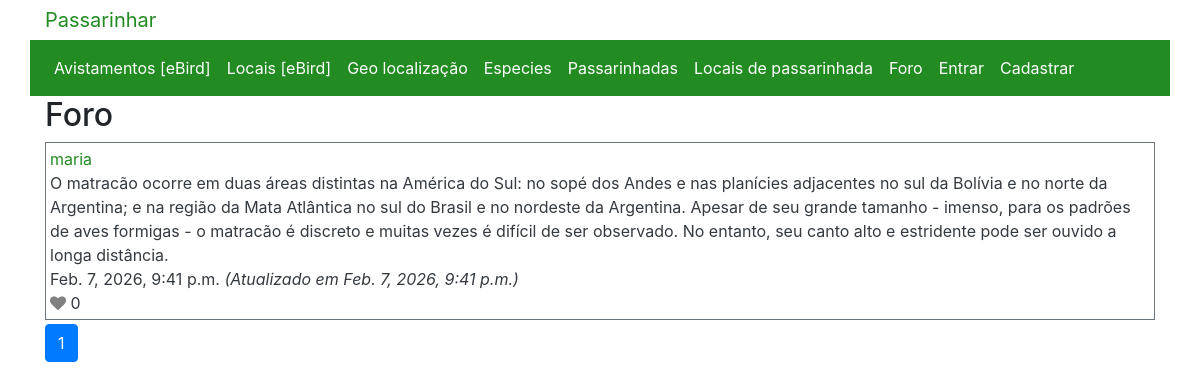
/foro, run on an earlier commit of the app's database.
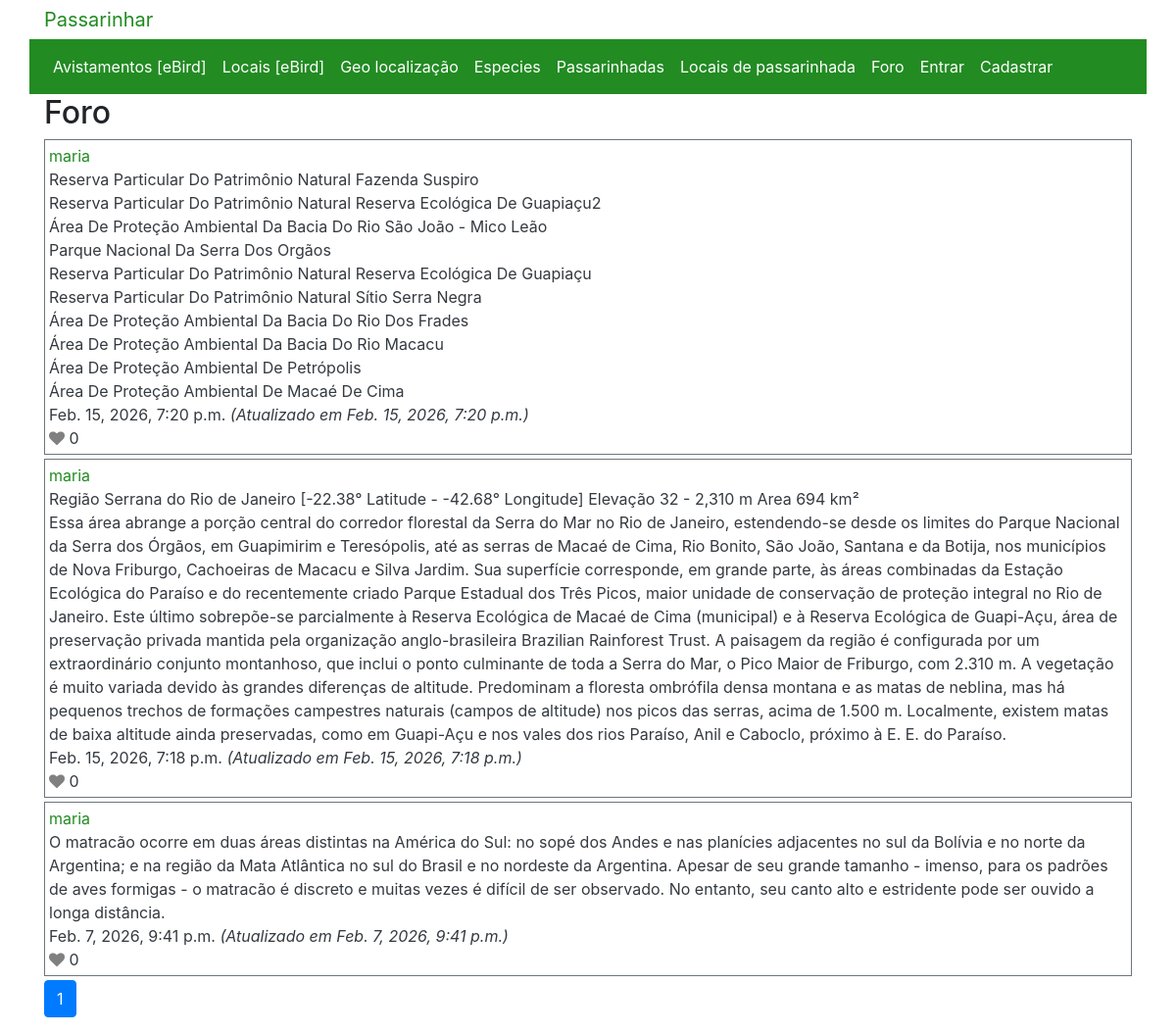
And on a later commit of the database.
### passarinhar/models.py (models this page shows, shortened)
class Post(models.Model):
    author = models.ForeignKey(WUser, on_delete=models.CASCADE, related_name="author")
    post_content = models.TextField(blank=True)
    likes = models.ManyToManyField(WUser, blank=True, related_name="likes")
    timestamp = models.DateTimeField(auto_now_add=True)
    updated_at = models.DateTimeField(auto_now=True)

class WUser(AbstractUser):
    favouritesList = models.ManyToManyField(Place, blank=True, related_name="userFavourite")

### passarinhar/views.py (the view)
# urls.py: path("foro", views.foro, name="foro"),
def foro(request):
    allposts = Post.objects.all()
    allposts = allposts.order_by("-timestamp").all()
    p = Paginator(allposts, 10)
    page_number = request.GET.get('page')
    page_obj = p.get_page(page_number)
    return render(request, "passarinhar/foro.html", {
        'title':"Foro",
        "page_name": 'foro',
        'page_obj':page_obj,
    })

### passarinhar/templates/passarinhar/foro.html (shortened to what this page needs)
{% extends "passarinhar/layout.html" %}
{% load static %}
{% block body %}
<h2 id="page-title">{{ title }}</h2>
<div id="posts-view">
    {% for post in page_obj %}
    <div class="p-1 my-1 bg-white text-dark border border-secondary">
        <div><a href="{% url 'passarinhar:profile' post.author.username %}">{{ post.author }}</a></div>
        <div id="{{post.id}}">
            <div>{{post.post_content|linebreaksbr}}</div>
        </div>
        <div id="timestamp">{{ post.timestamp }} <i>(Atualizado em {{ post.updated_at }})</i></div>
        <div id="like">
            {% if user != post.author %}
            <span id="like-btn{{post.id}}" class="like-button" data-id="{{post.id}}"><i id="like-icon{{post.id}}"
                    style="color:grey" class="fa fa-heart"></i></span>
            {% else %}
            <i id="like-icon{{post.id}}" style="color:grey" class="fa fa-heart"></i>
            {% endif %}
            <span id="like_count{{post.id}}" data-id="{{post.id}}">{{ post.likes.count }}</span>
        </div>
    </div>
    {% empty %}
    <div>*** Nenhum post***</div>
    {% endfor %}
</div>
<nav aria-label="Page navigation">
    <ul class="pagination">
        <li class="page-item  active" aria-current="page"><a class="page-link" href="?page={{ page_obj.number }}">
                {{page_obj.number}}</a></li>
    </ul>
</nav>
{% endblock %}

### passarinhar/templates/passarinhar/layout.html (shortened to what this page needs)
{% load static %}
<!DOCTYPE html>
<html lang="en">
<head>
    <link rel="stylesheet" href="https://stackpath.bootstrapcdn.com/bootstrap/4.4.1/css/bootstrap.min.css"
>
    <link rel="stylesheet" href="https://cdnjs.cloudflare.com/ajax/libs/font-awesome/4.7.0/css/font-awesome.min.css">
    <link rel="stylesheet" href="https://cdn.jsdelivr.net/npm/bootstrap-icons@1.13.1/font/bootstrap-icons.min.css">
    <link href="{% static 'passarinhar/styles.css' %}" rel="stylesheet">
</head>
<body>
    <div class="container">
        <a class="navbar-brand" href="{% url 'passarinhar:index' %}">Passarinhar</a>
    </div>
    <nav id="menu" class="container navbar navbar-expand-lg">
        <ul class="nav navbar-nav mr-auto">
            <li class="nav-item"><a class="nav-link" id="ebird-sights"
                    href="{% url 'passarinhar:recents'%}">Avistamentos [eBird]</a>
            </li>
            <li class="nav-item"><a class="nav-link" id="ebird-places" href="{% url 'passarinhar:locals'%}">Locais
                    [eBird]</a></li>
            <li class="nav-item"><a class="nav-link" id='geo-loc' href="{% url 'passarinhar:geo_view' %}">Geo
                    localização</a></li>
            <li class="nav-item"><a class="nav-link" id="all-spices"
                    href="{% url 'passarinhar:allspices' %}">Especies</a></li>
            <li class="nav-item"><a class="nav-link" id="all-sights"
                    href="{% url 'passarinhar:allsightings' %}">Passarinhadas</a></li>
            <li class="nav-item"><a class="nav-link" id="all-places" href="{% url 'passarinhar:allplaces' %}">Locais de
                    passarinhada</a>
            </li>
            <li class="nav-item"><a class="nav-link" id="allpost" href="{% url 'passarinhar:foro' %}">Foro</a></li>
            {% if user.is_authenticated %}
            <li class="nav-item"><a class="nav-link" id="user"
                    href="{% url 'passarinhar:profile' user.username %}">{{user.username}}</a></li>
            <li class="nav-item"><a class="nav-link" href="{% url 'passarinhar:logout' %}">Sair</a></li>
            {% else %}
            <li class="nav-item"><a class="nav-link" href="{% url 'passarinhar:login' %}">Entrar</a></li>
            <li class="nav-item"><a class="nav-link" href="{% url 'passarinhar:register' %}">Cadastrar</a></li>
            {% endif %}
        </ul>
    </nav>
    <div class="container body">
        {% block body %}
        {% endblock %}
    </div>
</body>
</html>

### passarinhar/static/passarinhar/styles.css (style rules this page uses)
#menu { background-repeat: repeat-x; background-color: forestgreen; }
#menu .nav>li>a { color: #fff; background-color: transparent; }
a { color: forestgreen; }

What changed in the data, as far as the page shows it:
added Post: author "maria", post_content "Reserva Particular Do Patrimônio Natural Fazenda Suspiro Reserva Particular Do Patrimônio Natural Reserva Ecológica De Guapiaçu2 Área De Proteção Ambiental Da Bacia Do Rio São João - Mico Leão Parque Nacional Da Serra Dos Orgãos Reserva Particular Do Patrimônio Natural Reserva Ecológica De Guapiaçu Reserva Particular Do Patrimônio Natural Sítio Serra Negra Área De Proteção Ambiental Da Bacia Do Rio Dos Frades Área De Proteção Ambiental Da Bacia Do Rio Macacu Área De Proteção Ambiental De Petrópolis Área De Proteção Ambiental De Macaé De Cima", timestamp "Feb. 15, 2026, 7:20 p.m.", updated_at "Feb. 15, 2026, 7:20 p.m.", likes.count "0"
added Post: author "maria", post_content "Região Serrana do Rio de Janeiro [-22.38° Latitude - -42.68° Longitude] Elevação 32 - 2,310 m Area 694 km² Essa área abrange a porção central do corredor florestal da Serra do Mar no Rio de Janeiro, estendendo-se desde os limites do Parque Nacional da Serra dos Órgãos, em Guapimirim e Teresópolis, até as serras de Macaé de Cima, Rio Bonito, São João, Santana e da Botija, nos municípios de Nova Friburgo, Cachoeiras de Macacu e Silva Jardim. Sua superfície corresponde, em grande parte, às áreas combinadas da Estação Ecológica do Paraíso e do recentemente criado Parque Estadual dos Três Picos, maior unidade de conservação de proteção integral no Rio de Janeiro. Este último sobrepõe-se…", timestamp "Feb. 15, 2026, 7:18 p.m.", updated_at "Feb. 15, 2026, 7:18 p.m.", likes.count "0"
